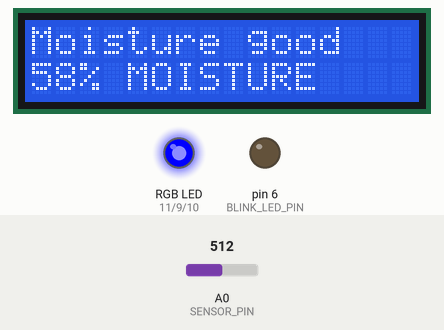
Simulated run of this sketch. Board: Arduino Uno, built with avr-gcc and run on an emulated ATmega328P. Shown: 16×2 character LCD, an RGB LED mixed from three pins (HIGH = lit), output pins drawn as LEDs (lit = HIGH). Dashed ring = blinking. Inputs (shaded band) come from the test bench; at power-on: A0 (SENSOR_PIN) = 512. What the sketch prints to the serial monitor is not drawn.

Above: at 3.2 s.
3.3 s: A0 (SENSOR_PIN) set to 241
At 4.5 s:
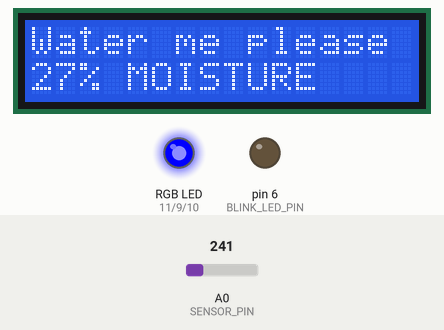
4.9 s: A0 (SENSOR_PIN) set to 217
At 6.61 s:
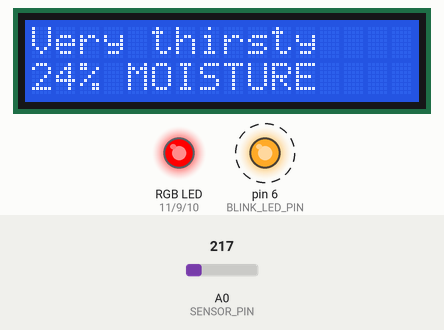
7.9 s: A0 (SENSOR_PIN) set to 716
At 10.1 s:
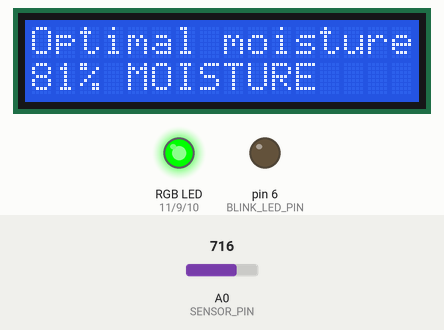
10.4 s: A0 (SENSOR_PIN) set to 590
At 11.4 s:
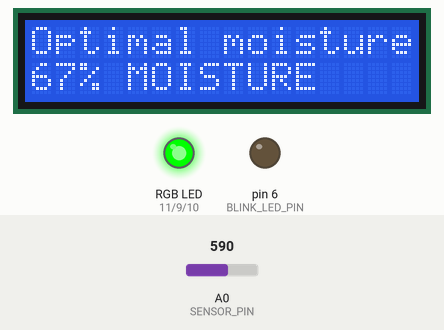
12.1 s: A0 (SENSOR_PIN) set to 565
At 12.7 s:
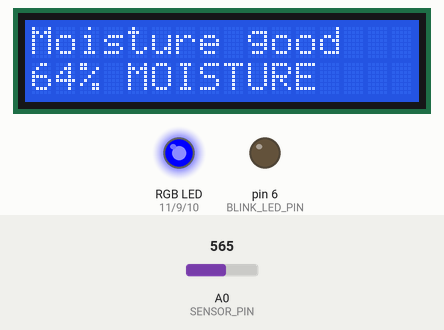
13.8 s: A0 (SENSOR_PIN) set to 90
At 14.52 s:
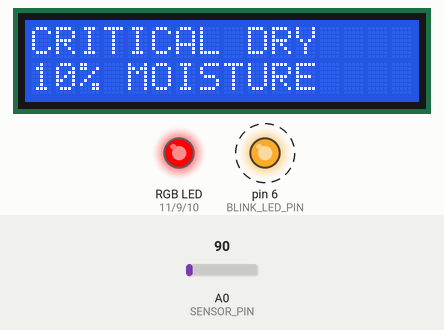
Timing chart, 0 to 16.9 s (numbered marks = the images above; inputs shaded):
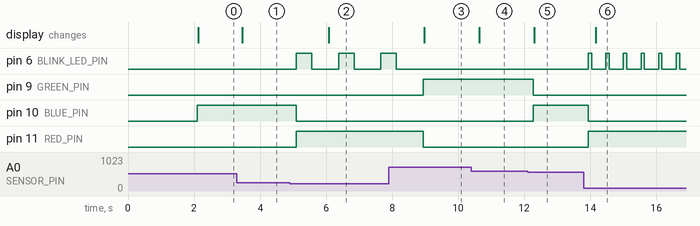

Measured:
- the behaviour switches between 228 and 227 on A0 (SENSOR_PIN) (found by bisection; images 1 and 2)
- the behaviour switches between 579 and 578 on A0 (SENSOR_PIN) (found by bisection; images 4 and 5)
- after the input at 3.3 s, the display: changes after 0.16 s (image 1)
- after the input at 4.9 s, pin 6 (BLINK_LED_PIN): alternates HIGH for 0.47 s and LOW for 0.81 s, starting after 0.20 s; pin 10 (BLUE_PIN): HIGH → LOW after 0.20 s; pin 11 (RED_PIN): LOW → HIGH after 0.20 s; the display: changes after 1.2 s (image 2)
- after the input at 7.9 s, pin 6 (BLINK_LED_PIN): goes on until 8.1 s, then stays LOW; pin 9 (GREEN_PIN): LOW → HIGH after 1.0 s; pin 11 (RED_PIN): HIGH → LOW after 1.0 s; the display: changes after 1.1 s (image 3)
- after the input at 10.4 s, the display: changes after 0.24 s (image 4)
- after the input at 12.1 s, pin 9 (GREEN_PIN): HIGH → LOW after 0.17 s; pin 10 (BLUE_PIN): LOW → HIGH after 0.17 s; the display: changes after 0.20 s (image 5)
- after the input at 13.8 s, pin 6 (BLINK_LED_PIN): alternates HIGH for 0.10 s and LOW for 0.43 s, starting after 0.14 s; pin 10 (BLUE_PIN): HIGH → LOW after 0.14 s; pin 11 (RED_PIN): LOW → HIGH after 0.14 s; the display: changes after 0.37 s (image 6)

The sketch:

simulaci_n_3_base_borrador_completado_laura_mendez1.ino
```cpp
#include <Wire.h>
#include <LiquidCrystal_I2C.h>

// Configuración de la pantalla LCD
LiquidCrystal_I2C lcd(0x27, 16, 2);

// Definición de pines
const int SENSOR_PIN = A0;      // Sensor de humedad
const int RED_PIN = 11;         // LED RGB - Rojo
const int GREEN_PIN = 9;        // LED RGB - Verde
const int BLUE_PIN = 10;        // LED RGB - Azul
const int BLINK_LED_PIN = 6;    // LED naranja (parpadea)

// Valores del sensor
const int SENSOR_MIN_VALUE = 0;
const int SENSOR_MAX_VALUE = 876;

// Umbrales de humedad (en porcentaje)
const int THRESHOLD_CRITICAL = 10;   // Sequía crítica
const int THRESHOLD_VERY_DRY = 25;   // Muy seco
const int THRESHOLD_DRY = 45;        // Seco
const int THRESHOLD_GOOD = 65;       // Bueno
const int THRESHOLD_OPTIMAL = 100;   // Óptimo

void setup() {
  // Configurar pines como salida
  pinMode(RED_PIN, OUTPUT);
  pinMode(GREEN_PIN, OUTPUT);
  pinMode(BLUE_PIN, OUTPUT);
  pinMode(BLINK_LED_PIN, OUTPUT);

  // Iniciar comunicación serial
  Serial.begin(9600);

  // Inicializar LCD
  lcd.init();
  lcd.backlight();

  // Mensaje inicial
  lcd.setCursor(0, 0);
  lcd.print("Plant Monitor");
  lcd.setCursor(0, 1);
  lcd.print("Initializing...");
  delay(2000);
  lcd.clear();
}

void loop() {
  // Leer el sensor
  int sensorValue = analogRead(SENSOR_PIN);

  // Convertir a porcentaje (0-100%)
  int moisturePercent = map(sensorValue, SENSOR_MIN_VALUE, SENSOR_MAX_VALUE, 0, 100);
  moisturePercent = constrain(moisturePercent, 0, 100);

  // Mostrar en monitor serial
  Serial.print("Sensor: ");
  Serial.print(sensorValue);
  Serial.print(" | Humedad: ");
  Serial.print(moisturePercent);
  Serial.println("%");

  // === CONTROL DEL LED RGB ===
  if (moisturePercent <= THRESHOLD_VERY_DRY) {
    // Tierra muy seca -> ROJO
    analogWrite(RED_PIN, 255);
    analogWrite(GREEN_PIN, 0);
    analogWrite(BLUE_PIN, 0);
  } else if (moisturePercent <= THRESHOLD_GOOD) {
    // Tierra media -> AZUL
    analogWrite(RED_PIN, 0);
    analogWrite(GREEN_PIN, 0);
    analogWrite(BLUE_PIN, 255);
  } else {
    // Tierra húmeda -> VERDE
    analogWrite(RED_PIN, 0);
    analogWrite(GREEN_PIN, 255);
    analogWrite(BLUE_PIN, 0);
  }

  // === LED NARANJA PARPADEANTE ===
  if (moisturePercent <= THRESHOLD_VERY_DRY) {
    // Parpadea más rápido si está más seco
    int blinkDelay = map(moisturePercent, THRESHOLD_CRITICAL, THRESHOLD_VERY_DRY, 100, 500);
    blinkDelay = constrain(blinkDelay, 100, 500);

    digitalWrite(BLINK_LED_PIN, HIGH);
    delay(blinkDelay);
    digitalWrite(BLINK_LED_PIN, LOW);
    delay(blinkDelay);
  } else {
    digitalWrite(BLINK_LED_PIN, LOW);
  }

  // === MOSTRAR EN LCD ===
  lcd.setCursor(0, 0);
  if (moisturePercent <= THRESHOLD_CRITICAL) {
    lcd.print("CRITICAL DRY    ");
  } else if (moisturePercent <= THRESHOLD_VERY_DRY) {
    lcd.print("Very thirsty    ");
  } else if (moisturePercent <= THRESHOLD_DRY) {
    lcd.print("Water me please ");
  } else if (moisturePercent <= THRESHOLD_GOOD) {
    lcd.print("Moisture good   ");
  } else if (moisturePercent <= THRESHOLD_OPTIMAL) {
    lcd.print("Optimal moisture");
  } else {
    lcd.print("OVERWATERED     ");
  }

  lcd.setCursor(0, 1);
  lcd.print(moisturePercent);
  lcd.print("% MOISTURE      ");

  delay(300);
}
```
